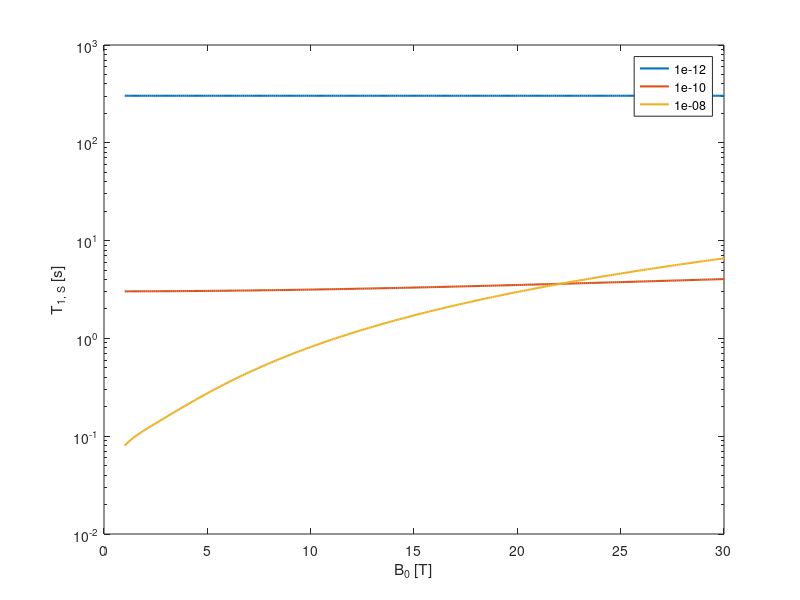

MATLAB code to generate this figure: (Note: this script raises an error after producing the figure.)
%% Problem Set 5: Solution to 1.3

%% 0) Clear Workspace and Close Figures
clear, close all

%% 1) Define Constants

mu0 = 4*pi*1e-7;                    %V s / A / m
hbar = 1.05457266e-34;              %J s / rad
h = 2*pi*hbar;                      %J s
gammaH = 26.7522128e7;              %rad / s / T
gammaN = -2.7116e7;                 %rad / s / T
rNH = 1.1*1e-10;                    %m 

print_to_pdf = 0;                   %set to 1 to print plots to pdf

%% 2) Functions

%Spectral density function (for isotropic tumbling)
    %Call as: Jiso(omega, tau)
    %one of the two inputs can be an array
Jiso = @(omega, tau) (2/5)*tau./(1+(omega.*tau).^2);

%% 3) Parameters

B0 = 1:0.1:30;                       %T
sigma_zz = 0;                        %ppm
tauC1 = 10^-12;                      %s
tauC2 = 10^-10;                      %s
tauC3 = 10^-8;                       %s

omegaI = -B0*gammaH;                 %rad/s, 1H Larmor frequency
omegaS = -B0*gammaN;                 %rad/s, 15N Larmor frequency

deltaIS = -2*mu0*gammaH*gammaN*hbar/(4*pi)/rNH^3;

%% 4) Calculate T1S
%s. Eq. (3) on the exercise sheet
    %note that sigma_zz is given in ppm above
    %Hint: Elementwise multiplication in Matlab: array1.*array2
    
R1S_tauC1 = (deltaIS/4)^2 * (Jiso(omegaI-omegaS, tauC1) + 3*Jiso(omegaS, tauC1) + 6*Jiso(omegaI+omegaS, tauC1)) + 3/4 * (omegaS*sigma_zz*1e-6).^2 .* Jiso(omegaS, tauC1);
R1S_tauC2 = (deltaIS/4)^2 * (Jiso(omegaI-omegaS, tauC2) + 3*Jiso(omegaS, tauC2) + 6*Jiso(omegaI+omegaS, tauC2)) + 3/4 * (omegaS*sigma_zz*1e-6).^2 .* Jiso(omegaS, tauC2);
R1S_tauC3 = (deltaIS/4)^2 * (Jiso(omegaI-omegaS, tauC3) + 3*Jiso(omegaS, tauC3) + 6*Jiso(omegaI+omegaS, tauC3)) + 3/4 * (omegaS*sigma_zz*1e-6).^2 .* Jiso(omegaS, tauC3);

T1S_tauC1 = 1./R1S_tauC1;
T1S_tauC2 = 1./R1S_tauC2;
T1S_tauC3 = 1./R1S_tauC3;
%% 5) Semi-Logarithmic Plot of T1S vs B0

figure
    semilogy(B0, T1S_tauC1, 'LineWidth', 1.5)
    hold on
    semilogy(B0, T1S_tauC2, 'LineWidth', 1.5)
    semilogy(B0, T1S_tauC3, 'LineWidth', 1.5)
    xlabel("B_0 [T]")
    ylabel("T_{1, S} [s]")
    lgd = legend([num2str(tauC1); num2str(tauC2); num2str(tauC3)]);
        lgd.Title.String = "\tau_c";
        lgd.Location = 'Northeast';
    xlim([B0(1) B0(end)])
    ylim([10^-2 10^3])
    set(gca, 'FontSize', 16)

if(print_to_pdf == 1)
    h = gcf;
    set(h, 'PaperOrientation', 'Landscape')
    set(h, 'PaperUnits', 'normalized')
    set(h, 'PaperPosition', [0 0 1 1])
    print(gcf, '-dpdf', '-painters', './T1S_vs_B0.pdf')
end